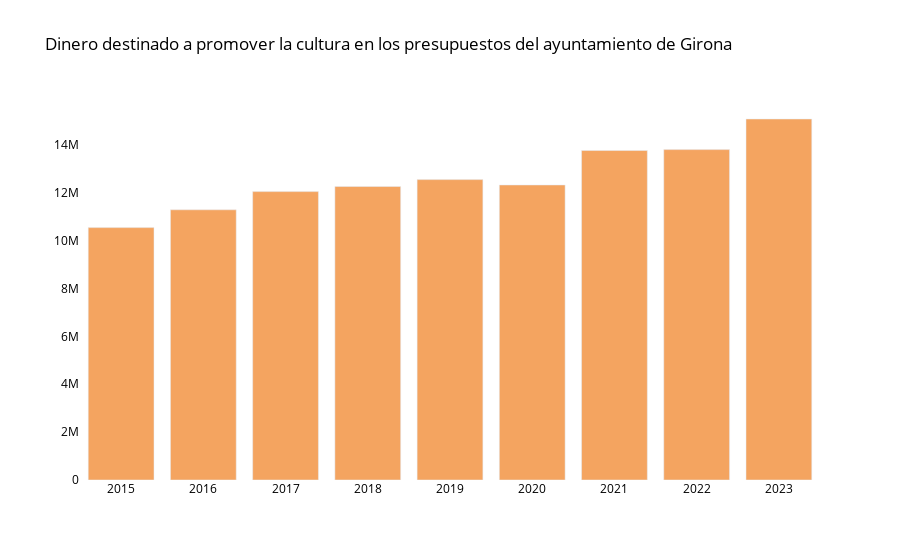

Notebook cell for this chart:
### Markdown cell above
### Gráfico de barras interactivo con Plotly

### Code cell
#!pip install plotly
import plotly.graph_objects as go
from plotly.offline import init_notebook_mode, iplot
init_notebook_mode(connected=True)

trace1 = go.Bar(
    x = años,
    y = creditoscultura,
    name = 'Numero',
    marker=dict(color='#f4a460')
)
datas = [trace1]


# Creamos el layout
layout = dict(
            # Título
            title = dict( text = "Dinero destinado a promover la cultura en los presupuestos del ayuntamiento de Girona" ),
    font=dict(color='black'),
     xaxis = dict(
      tickmode = 'linear',
      tick0 = 2021,
      dtick = 1
   ),
     plot_bgcolor='white'       
         )
fig = go.Figure(data=datas, layout=layout)
iplot(fig) #Para mostrar el gráfico
#fig.write_html('../images/presupuestocultura1523.html') # Lo guardamos en formato HTML para incrustarlo en la web

### Figure 1 — Plotly figure (JSON) as saved in the notebook; plotly's stock layout.template omitted (floating-point values rounded to 4 significant figures)
{"data": [{"marker": {"color": "#f4a460"}, "name": "Numero", "type": "bar", "x": ["2015", "2016", "2017", "2018", "2019", "2020", "2021", "2022", "2023"], "y": [10540000.0, 11290000.0, 12050000.0, 12260000.0, 12550000.0, 12330000.0, 13770000.0, 13800000.0, 15080000.0]}], "layout": {"font": {"color": "black"}, "plot_bgcolor": "white", "title": {"text": "Dinero destinado a promover la cultura en los presupuestos del ayuntamiento de Girona"}, "xaxis": {"dtick": 1, "tick0": 2021, "tickmode": "linear"}}}
